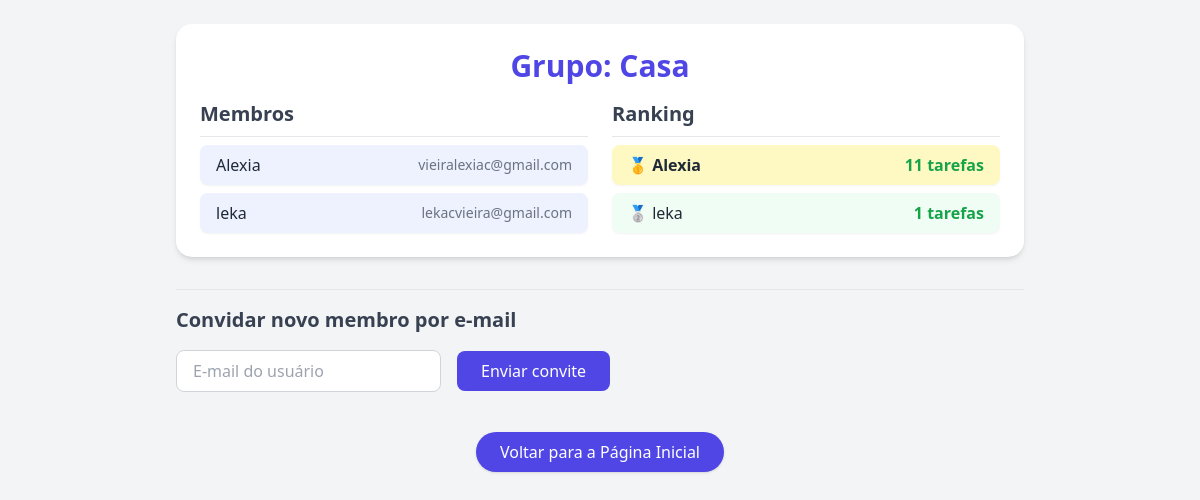
The page /grupo (signed in) on the database as committed earlier.
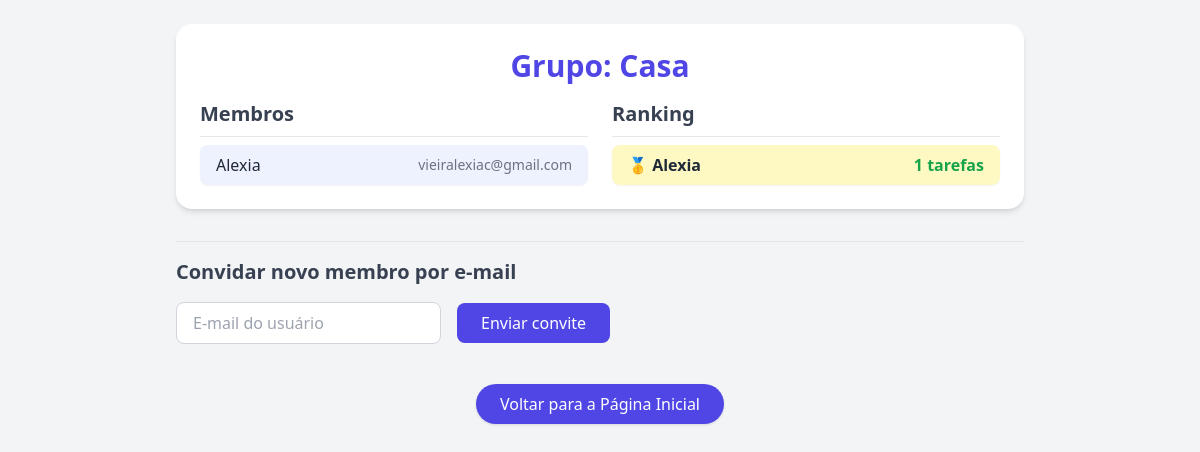
The same page on the database as committed later.
### models.py (models this page shows)
class Grupo(db.Model):
    id = db.Column(db.Integer, primary_key=True)
    nome = db.Column(db.String(100), unique=True, nullable=False)
    usuarios = db.relationship('Usuario', backref='grupo', lazy=True)
    tarefas = db.relationship("Tarefa", backref="grupo", lazy=True)
    __table_args__ = (
        db.UniqueConstraint('nome', name='uq_grupo_nome'),
    )

class Usuario(UserMixin, db.Model):
    id = db.Column(db.Integer, primary_key=True)
    nome = db.Column(db.String(100), nullable=False)
    email = db.Column(db.String(150), unique=True, nullable=False)
    senha = db.Column(db.String(200), nullable=False)
    grupo_id = db.Column(db.Integer, db.ForeignKey('grupo.id'), nullable=False)
    avatar = db.Column(db.String(200), nullable=True)
    bio = db.Column(db.Text, nullable=True)
    seguindo = db.relationship(
        'Usuario',
        secondary=seguidores,
        primaryjoin=(seguidores.c.seguidor_id == id),
        secondaryjoin=(seguidores.c.seguido_id == id),
        backref=db.backref('seguidores', lazy='dynamic'),
        lazy='dynamic'
    )

### app.py (the view)
@app.route("/grupo")
@login_required
def grupo():
    grupo = current_user.grupo
    membros = Usuario.query.filter_by(grupo_id=grupo.id).all()
    ranking = db.session.query(
        Usuario.nome,
        db.func.count(Tarefa.id).label('tarefas_concluidas')
    ).join(Tarefa, Tarefa.usuario_id == Usuario.id) \
     .filter(
         Usuario.grupo_id == grupo.id,
         Tarefa.concluida == True
     ).group_by(Usuario.id, Usuario.nome) \
     .order_by(db.desc('tarefas_concluidas')) \
     .all()
    return render_template("grupo.html", grupo=grupo, membros=membros, ranking=ranking)

### app.py (called while the page is built)
@login_manager.user_loader
def load_user(user_id):
    return Usuario.query.get(int(user_id))

### templates/grupo.html (shortened to what this page needs)
<!DOCTYPE html>
<html lang="pt-br">
<head>
  <script src="https://cdn.tailwindcss.com"></script>
</head>
<body class="bg-gray-100 min-h-screen text-gray-800">
  <div class="max-w-4xl mx-auto p-6">
    <div class="bg-white shadow-md rounded-2xl p-6 mb-6">
      <h1 class="text-3xl font-bold text-center text-indigo-600 mb-4">Grupo: {{ grupo.nome }}</h1>
      <div class="grid grid-cols-1 md:grid-cols-2 gap-6">
        <div>
          <h2 class="text-xl font-semibold text-gray-700 border-b pb-2 mb-2">Membros</h2>
          <ul class="space-y-2">
            {% for membro in membros %}
              <li class="bg-indigo-50 px-4 py-2 rounded-lg shadow-sm flex justify-between items-center">
                <span class="font-medium">{{ membro.nome }}</span>
                <span class="text-sm text-gray-500">{{ membro.email }}</span>
              </li>
            {% endfor %}
          </ul>
        </div>
        <div>
          <h2 class="text-xl font-semibold text-gray-700 border-b pb-2 mb-2">Ranking</h2>
          <ol class="space-y-2 list-decimal list-inside">
            {% for usuario_nome, tarefas_concluidas in ranking %}
              {% set i = loop.index %}
              <li class="px-4 py-2 rounded-lg shadow-sm flex justify-between items-center
                         {% if usuario_nome == current_user.nome %}
                           bg-yellow-100 font-semibold
                         {% else %}
                           bg-green-50
                         {% endif %}">
                <span>
                  {% if i == 1 %}🥇{% elif i == 2 %}🥈{% elif i == 3 %}🥉{% endif %}
                  {{ usuario_nome }}
                </span>
                <span class="text-green-600 font-bold">{{ tarefas_concluidas }} tarefas</span>
              </li>
            {% endfor %}
          </ol>
        </div>
      </div>
    </div>
    <div class="mt-8 border-t pt-4">
        <h2 class="text-xl font-semibold text-gray-700 mb-4">Convidar novo membro por e-mail</h2>
        <form action="{{ url_for('enviar_convite') }}" method="POST" class="flex flex-col sm:flex-row gap-4 items-center">
        <input
            type="email"
            name="email"
            placeholder="E-mail do usuário"
            required
            class="border border-gray-300 rounded-lg px-4 py-2 w-full sm:w-auto"
        />
        <button
            type="submit"
            class="bg-indigo-600 text-white px-6 py-2 rounded-lg hover:bg-indigo-700 transition duration-200">
            Enviar convite
        </button>
        </form>
    </div>
    <div class="text-center mt-10">
        <a href="{{ url_for('index') }}"
           class="inline-block bg-indigo-600 text-white px-6 py-2 rounded-full shadow hover:bg-indigo-700 transition duration-200">
          Voltar para a Página Inicial
        </a>
    </div>
  </div>
</body>
</html>

Rows that differ between the two databases and show on the page:
removed Usuario: nome "leka", email "lekacvieira@gmail.com", grupo "1"
changed Usuario "Alexia": tarefas_concluidas "11" → "1"
